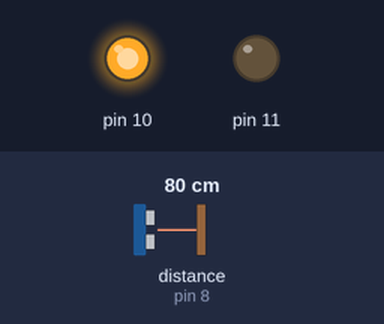
The sketch below on a simulated Arduino Uno, built with avr-gcc and run on an emulated ATmega328P. Parts: output pins drawn as LEDs (lit = HIGH). Wiring (inferred from the names in the program): ultrasonic range finder: trigger pin 7; echo pin 8. The test bench sets the inputs (shaded band); at power-on: distance to the obstacle (sensor on pin 8) 80 cm. The echo pulse lasts 58.3 µs per cm; pins used as bus, display or sensor lines are not drawn; what the sketch prints to the serial monitor is not drawn.

Above: at 0.1 s.
Timing chart, 0 to 1.6 s (numbered marks = the images above):
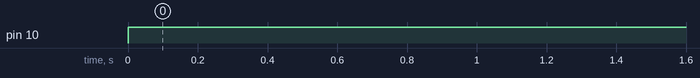

Measured:
- by itself, pin 10: LOW → HIGH at 0.00 s

The sketch:

7_ControlMotorBasedOnUltraSonicDistane.ino
```cpp
// defines pins numbers
const int trigPin = 7;
const int echoPin = 8;

// defines variables
long duration;
int distance;

void setup() {
pinMode(trigPin, OUTPUT); // Sets the trigPin as an Output
pinMode(echoPin, INPUT); // Sets the echoPin as an Input
Serial.begin(9600); // Starts the serial communication
pinMode(10, OUTPUT);
pinMode(11, OUTPUT);
}

void loop() {
// Clears the trigPin
digitalWrite(10, HIGH);
digitalWrite(11, LOW);

digitalWrite(trigPin, LOW);
delayMicroseconds(1);

// Sets the trigPin on HIGH state for 10 micro seconds
digitalWrite(trigPin, HIGH);
delayMicroseconds(10);
digitalWrite(trigPin, LOW);

// Reads the echoPin, returns the sound wave travel time in microseconds
duration = pulseIn(echoPin, HIGH); // pulse in function gives time duration in micro second
Serial.print(duration);

// Calculating the distance
distance= duration*0.034/2;

 //340 Meter/S speed of sound,34000 cm/s, 0.034 cm/us

// Prints the distance on the Serial Monitor
Serial.print("Distance: ");
Serial.println(distance);
delay(1000);

}
```
